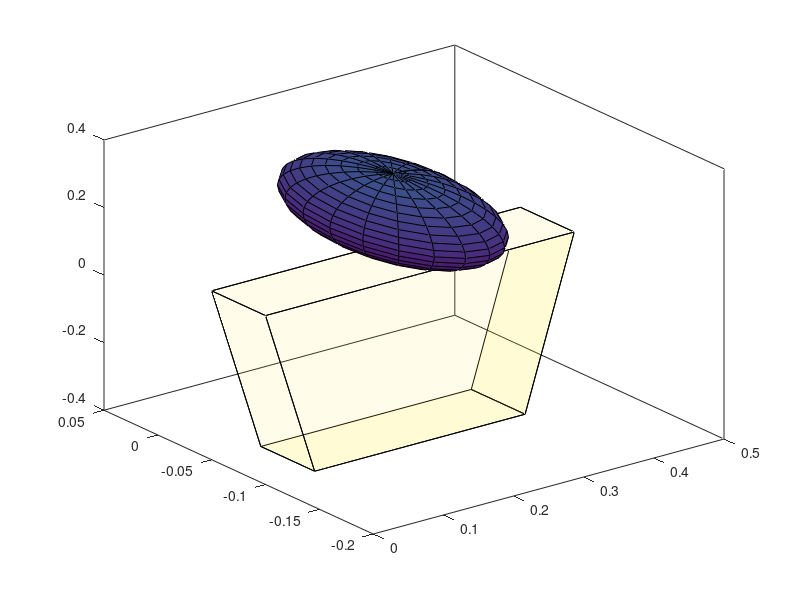

This figure's MATLAB source: (Note: this script raises an error after producing the figure.)
%% Draw reference man figure

function plotMan2(right_shoulder_filt)

if ~exist('right_shoulder_filt');  right_shoulder_filt=[0.68 0.825 0.6];  end 
% right_shoulder_L=mean(right_shoulder(:,1));   %1.05
% left_shoulder_L=right_shoulder_L-0.2;   %0.75
% right_shoulder_R=right_shoulder_L+0.07; %1.12
% left_shoulder_R=left_shoulder_L-0.7;    %0.68
% 
% shoulder_U=mean(right_shoulder(:,2));   %0.65
% shoulder_B=shoulder_U-0.05;             %0.60
% shoulder_I=mean(right_shoulder(:,3));   %0.6
% shoulder_O=shoulder_I-0.5;              %0.1
% 
% xCalc = [left_shoulder_L left_shoulder_L right_shoulder_L right_shoulder_L right_shoulder_R right_shoulder_R left_shoulder_R left_shoulder_R];      % trapezoid x dimensions (bottom then top)
% yCalc = [shoulder_B shoulder_U shoulder_U shoulder_B shoulder_B shoulder_U shoulder_U shoulder_B];          % trapezoid y dimensions
% zCalc = [shoulder_O shoulder_O shoulder_O shoulder_O shoulder_I shoulder_I shoulder_I shoulder_I];              % trapezoid z dimensions


xCalc = [0.07 0.07 0.37 0.37 0.44 0.44 0 0];      % trapezoid x dimensions (bottom then top)
yCalc = [-0.1 -0.05 -0.05 -0.1 -0.1 -0.05 -0.05 -0.1];          % trapezoid y dimensions
zCalc = [-0.4 -0.4 -0.4 -0.4 0.1 0.1 0.1 0.1];              % trapezoid z dimensions

%bottom
fill3(xCalc([1 2 3 4]), yCalc([1 2 3 4]), zCalc([1 2 3 4]),1,'FaceAlpha',0.1); hold on
%up
fill3(xCalc([5 6 7 8]), yCalc([5 6 7 8]), zCalc([5 6 7 8]),1, 'FaceAlpha',0.1); hold on
%right
fill3(xCalc([3 4 5 6]), yCalc([3 4 5 6]), zCalc([3 4 5 6]),1, 'FaceAlpha',0.1); hold on
%left
fill3(xCalc([1 2 7 8]), yCalc([1 2 7 8]), zCalc([1 2 7 8]),1, 'FaceAlpha',0.1); hold on
%back
fill3(xCalc([1 4 5 8]), yCalc([1 4 5 8]), zCalc([1 4 5 8]),1, 'FaceAlpha',0.1); hold on
%front
fill3(xCalc([2 3 6 7]), yCalc([2 3 6 7]), zCalc([2 3 6 7]),1,'FaceAlpha',0.1); hold on

% head  
head=[0.22,-0.075,0.25]; 
headRadii=[.09 .09 .11];
ellipsoid(head(1),head(2),head(3), headRadii(1),headRadii(2),headRadii(3)); 

% right arm
shoulderR=[0 -0.075 0.1]; 
elbowR=[-0.03 -0.075 -0.2];
upperarmR=vertcat(shoulderR,elbowR);
fill3(upperarmR(:,1),upperarmR(:,2),upperarmR(:,3),'-','Linewidth',6)
wristR=[-0.08 -0.075 -0.34];
rightArm=vertcat(elbowR,wristR);
fill3(rightArm(:,1),rightArm(:,2),rightArm(:,3),'-','Linewidth',6)

% left arm
shoulderL=[0.44 -0.075 0.1]; 
elbowL=[0.47 -0.075 -0.2];
upperarmL=vertcat(shoulderL,elbowL);
fill3(upperarmL(:,1),upperarmL(:,2),upperarmL(:,3),'-','Linewidth',6)
handL=[0.52 -0.075 -0.34];
leftArm=vertcat(elbowL,handL);
fill3(leftArm(:,1),leftArm(:,2),leftArm(:,3),'-','Linewidth',6)

% right leg
hipR=[0.07 -0.075 -0.4]; 
ankleR=[0.05 -0.075 -1];
rightLeg=vertcat(hipR,ankleR);
fill3(rightLeg(:,1),rightLeg(:,2),rightLeg(:,3),'-','Linewidth',8)

% left leg
hipL=[0.37 -0.075 -0.4]; 
ankleL=[0.4 -0.075 -1];
leftLeg=vertcat(hipL,ankleL);
fill3(leftLeg(:,1),leftLeg(:,2),leftLeg(:,3),'-','Linewidth',8)

axis equal
grid on
